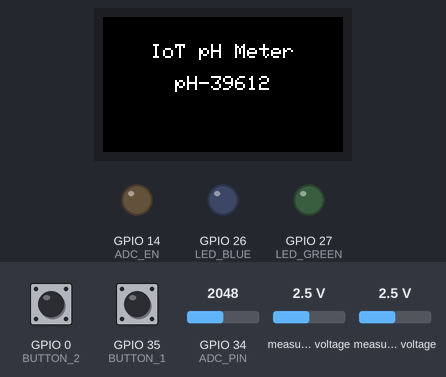
Bench run of a program on a simulated ESP32. Parts: 240×135 colour display, output pins drawn as LEDs (lit = HIGH). The inputs (shaded band) are chosen by the test bench; at power-on: GPIO 35 (BUTTON_1) HIGH, GPIO 0 (BUTTON_2) HIGH, GPIO 34 (ADC_PIN) = 2048, measured voltage 2.5 V. EEPROM starts erased; nothing arrives over Bluetooth unless stated; a phone connects over Bluetooth LE 3 s after start; what the program prints to the serial monitor is not drawn. At 6.5 s the program puts the board to deep sleep or switches it off; the recording ends there.

Above: at 1.3 s.
At 3.8 s:
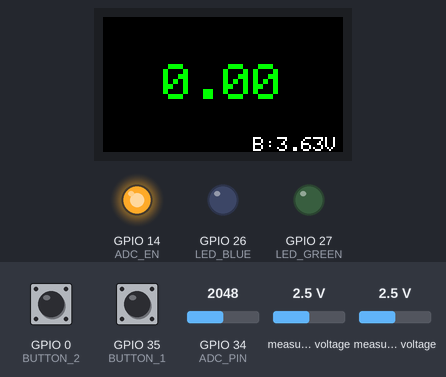
3.9 s: GPIO 35 (BUTTON_1) pulled LOW for 1 s
At 5.23 s:
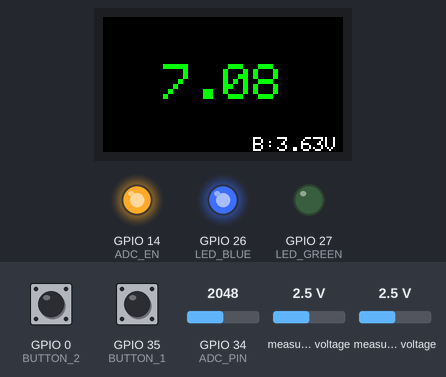
At 6.1 s:
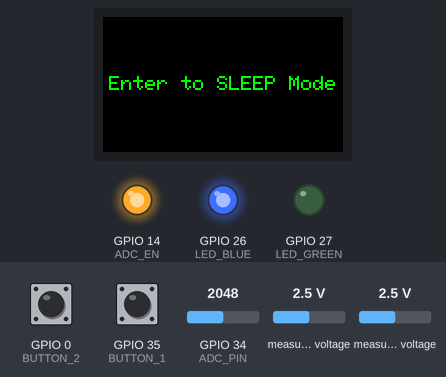
Timing chart, 0 to 6.5 s (numbered marks = the images above; inputs shaded):
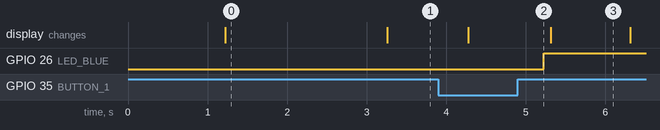

Measured:
- what the display in image 0 shows lasts 2.1 s, from 1.2 s to 3.3 s
- what the display in image 3 shows lasts 1.0 s, from 5.3 s to 6.3 s

The program:

main.cpp
```cpp
// PH meter @komkrit October/2020
// git  add  "note_xx"
// git  commit -am "note_xx"

// qr code  => {"ID":"pH-20420","apikey":"dZs11hNvVA41o3RDzjA4yQ","A":"-0.0226","B":"7.0752"}

#include <EEPROM.h>
#include "EEPROMAnything.h"
//#include <math.h>

#include <BLEDevice.h>
#include <BLEServer.h>
#include <BLEUtils.h>
#include <BLE2902.h>
#include <Time.h>
#include <TimeLib.h>
#include <BlynkSimpleEsp32.h>
#include <Adafruit_ADS1015.h>
#include <ArduinoJson.h>

#include <TFT_eSPI.h>
#include <SPI.h>
#include "WiFi.h"
#include <Wire.h>
#include "Button2.h"
#include "esp_adc_cal.h"

#define ADC_EN 14 //ADC_EN is the ADC detection enable port
#define ADC_PIN 34
#define LED_BLUE 26
#define LED_GREEN  27
#define BUTTON_1 35
#define BUTTON_2 0

Adafruit_ADS1115 ads;

TFT_eSPI tft = TFT_eSPI(135, 240); // Invoke custom library
Button2 btn1(BUTTON_1);
Button2 btn2(BUTTON_2);

char buff[512];
int vref = 1100;
int btnCick = false;

String voltage;
float battery_voltage;
String PH;
float pHdata;
String BLEStatus;
String ADCvalue;
String JsonBLED_BLUEata;
float A, B;

BLEServer *pServer = NULL;
BLECharacteristic *pCharacteristic = NULL;
bool deviceConnected = false;
bool oldDeviceConnected = false;

BlynkTimer timer;

#define SERVICE_UUID "0000fff0-0000-1000-8000-00805f9b34fb"
#define CHARACTERISTIC_UUID "0000fff1-0000-1000-8000-00805f9b34fb"

class MyServerCallbacks : public BLEServerCallbacks
{
  void onConnect(BLEServer *pServer)
  {
    deviceConnected = true;
    BLEDevice::startAdvertising();
  };

  void onDisconnect(BLEServer *pServer)
  {
    deviceConnected = false;
  }
};

class MyCallbacks : public BLECharacteristicCallbacks
{
  void onWrite(BLECharacteristic *pCharacteristic)
  {
    std::string value = pCharacteristic->getValue();

    if (value.length() > 0)
    {
      if (value.find("{") != -1)
      {
        Serial.print("cmd-> ");
        Serial.println(value.c_str());

        // {"A":-0.0226,"B":7.0752}

        StaticJsonDocument<64> doc;
        deserializeJson(doc, value);
        A = doc["A"];
        B = doc["B"];
        Serial.println(A, 4);
        Serial.println(B, 4);
        EEPROM_writeAnything(10, A);
        EEPROM_writeAnything(20, B);
      }
      else
      {
        Serial.println("unknow command...");
      }
    }
  }

  //    void writeString(int add, String data) {
  //      int _size = data.length();
  //      for (int i = 0; i < _size; i++) {
  //        EEPROM.write(add + i, data[i]);
  //      }
  //      EEPROM.write(add + _size, '\0');
  //      EEPROM.commit();
  //    }
};

void espDelay(int ms)
{
  esp_sleep_enable_timer_wakeup(ms * 1000);
  esp_sleep_pd_config(ESP_PD_DOMAIN_RTC_PERIPH, ESP_PD_OPTION_ON);
  esp_light_sleep_start();
}

void updatePH()
{
  float multiplier = 0.0625F;
  //int16_t results = phReading.reading(ads.readADC_Differential_0_1());

  int16_t results = ads.readADC_Differential_0_1();
  Serial.print("Differential: ");
  Serial.print(results);
  Serial.print("(");
  Serial.print(results * multiplier);
  Serial.println("mV)");

  ADCvalue = String((results * multiplier), 3); //mV
  //pHdata = -0.0226 * ADCvalue.toFloat() + 7.0752;
  pHdata = A * ADCvalue.toFloat() + B;

  Serial.println(String(pHdata));

  JsonBLED_BLUEata = "";
  DynamicJsonDocument doc(64);
  //  doc["Batt"] = String(battery_voltage, 2);
  //  doc["ADC"]  = ADCvalue;
  //  doc["pH"]   = String(pHdata, 2);

  //doc["B"] = String(battery_voltage, 2);
  doc["pH"] = String(pHdata, 2);
  serializeJson(doc, JsonBLED_BLUEata);
  Serial.println(JsonBLED_BLUEata);
}

void updateDisplay()
{
  uint16_t v = analogRead(ADC_PIN);
  battery_voltage = ((float)v / 4095.0) * 2.0 * 3.3 * (vref / 1000.0);

  voltage = "B:" + String(battery_voltage) + "V";
  PH = String(pHdata);
  //BLEStatus = "App Contected";

  //Serial.println(voltage);
  tft.fillScreen(TFT_BLACK);
  tft.setTextColor(TFT_GREEN);
  tft.setTextSize(5);
  tft.setTextDatum(MC_DATUM);
  tft.drawString(PH, tft.width() / 2, tft.height() / 2);

  tft.setTextColor(TFT_WHITE);
  tft.setTextSize(2);
  tft.setTextDatum(TL_DATUM);
  tft.drawString(voltage, 150, 120);
  tft.setTextDatum(TR_DATUM);
  tft.drawString("ADC:" + ADCvalue, 1, 120);
  tft.setTextSize(1);
  tft.setTextDatum(TR_DATUM);
  tft.drawString(BLEStatus, 233, 10);
}

void button_init()
{
  btn1.setLongClickHandler([](Button2 &b) {
    btnCick = false;
    int r = digitalRead(TFT_BL);
    tft.setTextSize(2);
    tft.fillScreen(TFT_BLACK);
    tft.setTextColor(TFT_GREEN, TFT_BLACK);
    tft.setTextDatum(MC_DATUM);
    tft.drawString("Enter to SLEEP Mode", tft.width() / 2, tft.height() / 2);
    //tft.drawString("Press again to wake up",  tft.width() / 2, tft.height() / 2 );
    espDelay(6000);
    digitalWrite(TFT_BL, !r);

    tft.writecommand(TFT_DISPOFF);
    tft.writecommand(TFT_SLPIN);
    //After using light sleep, you need to disable timer wake, because here use external IO port to wake up
    esp_sleep_disable_wakeup_source(ESP_SLEEP_WAKEUP_TIMER);
    // esp_sleep_enable_ext1_wakeup(GPIO_SEL_35, ESP_EXT1_WAKEUP_ALL_LOW);
    esp_sleep_enable_ext0_wakeup(GPIO_NUM_35, 0);
    delay(200);
    esp_deep_sleep_start();
  });
  btn1.setPressedHandler([](Button2 &b) {
    Serial.println("Detect Voltage..");
    btnCick = true;
  });

  btn2.setPressedHandler([](Button2 &b) {
    btnCick = false;
    Serial.println("btn press wifi scan");
    //wifi_scan();
  });
}

void button_loop()
{
  btn1.loop();
  btn2.loop();
}

void bleSendNotify()
{
  if (deviceConnected)
  {

    //    char M3value[]  = {0xFE, 0xFD, 0x1A, 0x01, 0x01, 0x6A, 0x0D, 0x0A};
    //    M3value[5] = random(70, 130);
    //    pCharacteristic->setValue((uint8_t*)&M3value, 8);

    pCharacteristic->setValue((char *)JsonBLED_BLUEata.c_str());
    pCharacteristic->notify();
    delay(10);
  }
}

void setup()
{
  Serial.begin(115200);
  pinMode(LED_BLUE, OUTPUT);
  pinMode(LED_GREEN, OUTPUT);
  tft.init();
  tft.setRotation(1);
  tft.fillScreen(TFT_BLACK);
  espDelay(1000);

  uint64_t macAddress = ESP.getEfuseMac();
  uint64_t macAddressTrunc = macAddress << 40;
  uint16_t chipID = macAddressTrunc >> 40;
  String deviceName = "pH-" + String(chipID);
  Serial.println(deviceName);
  tft.setTextSize(2);
  tft.fillScreen(TFT_BLACK);
  tft.setTextColor(TFT_WHITE, TFT_BLACK);
  tft.setTextDatum(MC_DATUM);
  tft.drawString("IoT pH Meter", tft.width() / 2, 35);
  tft.drawString(deviceName, tft.width() / 2, tft.height() / 2);

  espDelay(5000);

  EEPROM.begin(64);
  EEPROM_readAnything(10, A);
  EEPROM_readAnything(20, B);
  // {"A":-0.0226,"B":7.0752}
  if(isnan(A)) {A=-0.0226;};
  if(isnan(B)) {B=7.0752;};

  Serial.println("ioT-PH-Meter by Dr.Komkrit Chooruang");
  Serial.println(A, 4);
  Serial.println(B, 4);
  pinMode(ADC_EN, OUTPUT);
  digitalWrite(ADC_EN, HIGH);
  //digitalWrite(LED_GREEN, HIGH);

  ads.setGain(GAIN_TWO); // 2x gain   +/- 2.048V  1 bit = 0.0625mV
  // ads.setGain(GAIN_FOUR);       // 4x gain   +/- 1.024V  1 bit = 0.03125mV
  // ads.setGain(GAIN_EIGHT);      // 8x gain   +/- 0.512V  1 bit = 0.015625mV
  // ads.setGain(GAIN_SIXTEEN);    // 16x gain  +/- 0.256V  1 bit = 0.0078125mV
  ads.begin();

  button_init();
  esp_adc_cal_characteristics_t adc_chars;
  esp_adc_cal_value_t val_type = esp_adc_cal_characterize((adc_unit_t)ADC_UNIT_1, (adc_atten_t)ADC1_CHANNEL_6, (adc_bits_width_t)ADC_WIDTH_BIT_12, 1100, &adc_chars);
  //Check type of calibration value used to characterize ADC
  if (val_type == ESP_ADC_CAL_VAL_EFUSE_VREF)
  {
    Serial.printf("eFuse Vref:%u mV", adc_chars.vref);
    Serial.println("");
    vref = adc_chars.vref;
  }
  else if (val_type == ESP_ADC_CAL_VAL_EFUSE_TP)
  {
    Serial.printf("Two Point --> coeff_a:%umV coeff_b:%umV\n", adc_chars.coeff_a, adc_chars.coeff_b);
  }
  else
  {
    Serial.println("Default Vref: 1100mV");
  }

  // Create the BLE Device
  BLEDevice::init(deviceName.c_str());

  // Create the BLE Server
  pServer = BLEDevice::createServer();
  pServer->setCallbacks(new MyServerCallbacks());

  // Create the BLE Service
  BLEService *pService = pServer->createService(SERVICE_UUID);

  // Create a BLE Characteristic
  pCharacteristic = pService->createCharacteristic(
      CHARACTERISTIC_UUID,
      BLECharacteristic::PROPERTY_READ |
          BLECharacteristic::PROPERTY_WRITE |
          BLECharacteristic::PROPERTY_NOTIFY |
          BLECharacteristic::PROPERTY_INDICATE);

  pCharacteristic->setCallbacks(new MyCallbacks());
  pCharacteristic->addDescriptor(new BLE2902());

  // Start the service
  pService->start();

  // Start advertising
  BLEAdvertising *pAdvertising = BLEDevice::getAdvertising();
  pAdvertising->addServiceUUID(SERVICE_UUID);
  pAdvertising->setScanResponse(false);
  pAdvertising->setMinPreferred(0x0);
  BLEDevice::startAdvertising();

  Serial.println("Waiting a client connection to notify...");
  timer.setInterval(3000L, bleSendNotify);
  timer.setInterval(2000L, updatePH);
  timer.setInterval(1000L, updateDisplay);
}

void loop()
{
  timer.run();
  button_loop();
  vTaskDelay(1); //15ms*1

  if (!deviceConnected && oldDeviceConnected)
  {
    delay(500);                  // give the bluetooth stack the chance to get things ready
    pServer->startAdvertising(); // restart advertising
    Serial.println("start advertising");
    oldDeviceConnected = deviceConnected;
    BLEStatus = "";
    digitalWrite(LED_BLUE, LOW);
  }
  // connecting
  if (deviceConnected && !oldDeviceConnected)
  {
    // do stuff here on connecting
    oldDeviceConnected = deviceConnected;
    BLEStatus = "Connected";
    digitalWrite(LED_BLUE, HIGH);
  }
}
```

EEPROMAnything.h
```cpp
#include <EEPROM.h>
#include <Arduino.h>  // for type definitions

template <class T> int EEPROM_writeAnything(int ee, const T& value)
{
    const byte* p = (const byte*)(const void*)&value;
    unsigned int i;
    for (i = 0; i < sizeof(value); i++)
          EEPROM.write(ee++, *p++);
	      EEPROM.commit();
    return i;
}

template <class T> int EEPROM_readAnything(int ee, T& value)
{
    byte* p = (byte*)(void*)&value;
    unsigned int i;
    for (i = 0; i < sizeof(value); i++)
          *p++ = EEPROM.read(ee++);
    return i;
}
```
